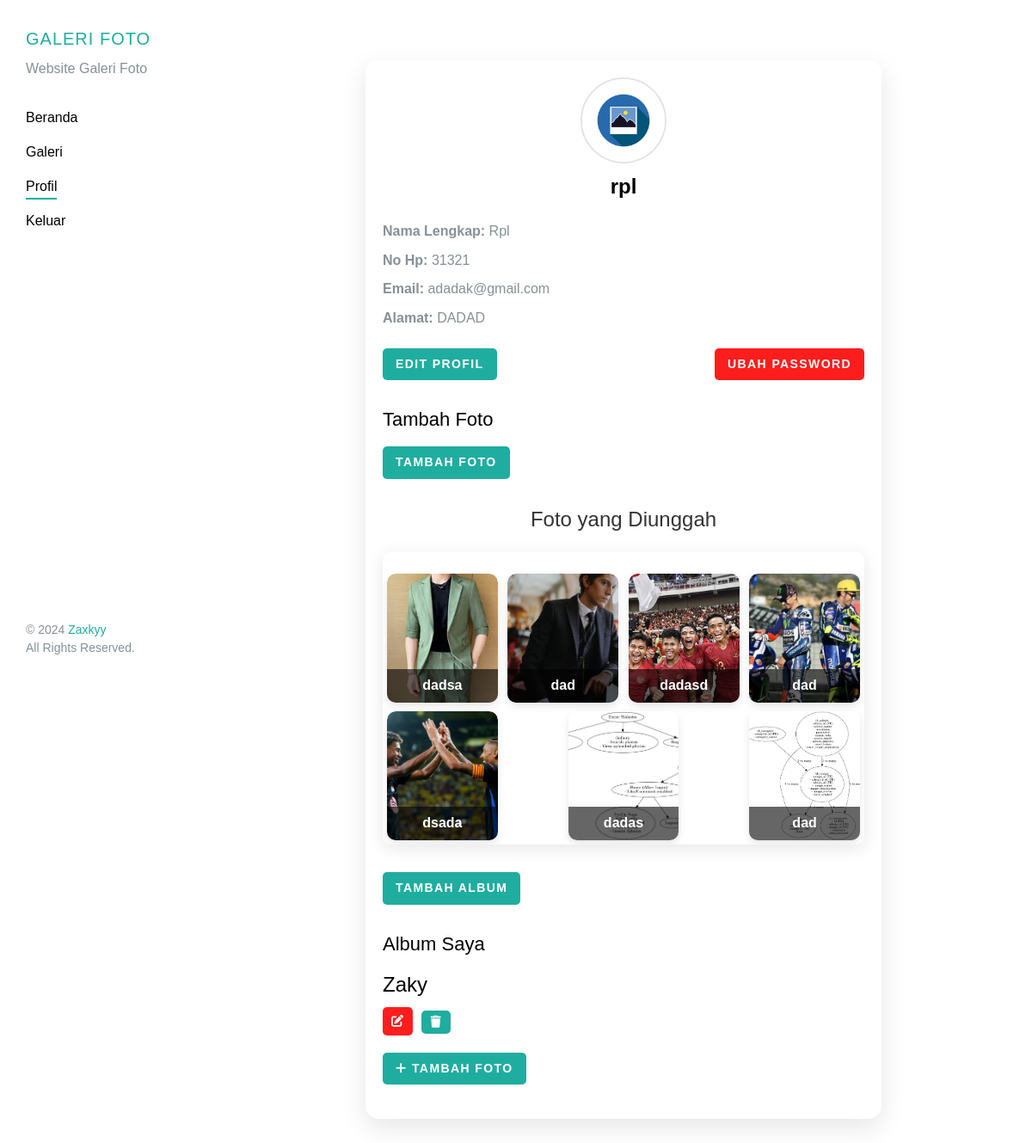
Page /profil.php (signed in) on the committed database.
### tables this page shows
CREATE TABLE `tb_image` (
  `image_id` int(11) NOT NULL,
  `category_id` int(11) NOT NULL,
  `category_name` varchar(100) NOT NULL,
  `admin_id` int(11) NOT NULL,
  `admin_name` varchar(100) NOT NULL,
  `image_name` varchar(100) NOT NULL,
  `image_description` text NOT NULL,
  `image` varchar(100) NOT NULL,
  `image_status` tinyint(1) NOT NULL,
  `date_created` timestamp NOT NULL DEFAULT current_timestamp() ON UPDATE current_timestamp()
);

CREATE TABLE `tb_album` (
  `album_id` int(11) NOT NULL,
  `album_name` varchar(255) NOT NULL,
  `admin_id` int(11) NOT NULL,
  `date_created` timestamp NOT NULL DEFAULT current_timestamp()
);

### profil.php (the view, shortened to what this page needs)
<?php
include 'includes/config.php';
$query = mysqli_query($conn, "SELECT * FROM tb_admin WHERE admin_id ='" . $_SESSION['id'] . "'");
$d = mysqli_fetch_object($query);
?>
<!DOCTYPE html>
<html lang="en">
<head>
    <link rel="stylesheet" href="https://cdnjs.cloudflare.com/ajax/libs/font-awesome/6.0.0-beta3/css/all.min.css">
    <link rel="stylesheet" href="https://cdnjs.cloudflare.com/ajax/libs/font-awesome/6.0.0-beta3/css/all.min.css">
    <link rel="stylesheet" href="css/bootstrap.min.css">
    <link rel="stylesheet" href="css/open-iconic-bootstrap.min.css">
    <link rel="stylesheet" href="css/owl.carousel.min.css">
    <link rel="stylesheet" href="css/owl.theme.default.min.css">
    <link rel="stylesheet" href="css/icomoon.css">
    <link rel="stylesheet" href="css/animate.css">
    <link rel="stylesheet" href="css/style.css">
</head>
<body>
    <aside class="probootstrap-aside js-probootstrap-aside">
        <div class="probootstrap-site-logo probootstrap-animate" data-animate-effect="fadeInLeft">
            <a href="#" class="mb-2 d-block probootstrap-logo">GALERI FOTO</a>
            <p class="mb-0">Website Galeri Foto </p>
        </div>
        <div class="probootstrap-overflow">
            <nav class="probootstrap-nav">
                <ul>
                    <li class="probootstrap-animate" data-animate-effect="fadeInLeft"><a href="dashboard.php">Beranda</a></li>
                    <li class="probootstrap-animate" data-animate-effect="fadeInLeft"><a href="galeri1.php">Galeri</a></li>
                    <li class="probootstrap-animate active" data-animate-effect="fadeInLeft"><a href="profil.php">Profil</a></li>
                    <li class="probootstrap-animate" data-animate-effect="fadeInLeft"><a href="keluar.php">Keluar</a></li>
                </ul>
            </nav>
            <footer class="probootstrap-aside-footer probootstrap-animate" data-animate-effect="fadeInLeft">
                <p>&copy; 2024 <a href="#">Zaxkyy</a><br> All Rights Reserved.</p>
            </footer>
        </div>
    </aside>
    <main role="main" class="probootstrap-main js-probootstrap-main">
        <div class="section">
            <div class="container">
                <div class="box">
                    <div class="profile-header">
                        <div class="profile-image">
                            <img src="./images/icons/logo.jpg" alt="Profile Image" class="rounded-circle profile-img">
                        </div>
                        <h4 class="username"><?php echo $d->username; ?></h4>
                    </div>
                    <div class="profile-info">
                        <p><strong>Nama Lengkap: </strong> <?php echo $d->admin_name; ?></p>
                        <p><strong>No Hp: </strong> <?php echo $d->admin_telp; ?></p>
                        <p><strong>Email: </strong> <?php echo $d->admin_email; ?></p>
                        <p><strong>Alamat: </strong> <?php echo $d->admin_address; ?></p>
                    </div>
                    <div class="profile-actions">
                        <a href="edit_profile.php" class="btn btn-primary">Edit Profil</a>
                        <a href="ubah_password.php" class="btn btn-secondary">Ubah Password</a>
                    </div>
                </div>
                <h3>Tambah Foto</h3>
                <button class="btn" onclick="openModal('addImageModal')">Tambah Foto</button>
                <h3 class="gallery-title">Foto yang Diunggah</h3>
                <div class="uploaded-images-wrapper">
                    <div class="uploaded-images">
                        <?php
                        $images = mysqli_query($conn, "SELECT * FROM tb_image WHERE admin_id = '{$_SESSION['a_global']->admin_id}' ORDER BY date_created DESC");
                        $total_images = mysqli_num_rows($images);
                        $images_per_slide_desktop = 8;
                        $current_image = 0;
                        if ($total_images > 0) {
                            while ($img = mysqli_fetch_array($images)) {
                                if ($current_image % $images_per_slide_desktop == 0) {
                                    echo '<div class="slide">';
                                    echo '<div class="image-row">';
                                }
                                echo '<div class="image-card">';
                                echo '<div class="image-title">' . $img['image_name'] . '</div>';
                                echo '</div>';
                                $current_image++;
                                if ($current_image % 4 == 0 && $current_image % $images_per_slide_desktop != 0) {
                                    echo '</div><div class="image-row">';
                                }
                                if ($current_image % $images_per_slide_desktop == 0 || $current_image == $total_images) {
                                    echo '</div></div>';
                                }
                            }
                        } else {
                            echo '<p class="no-images">Tidak ada foto yang diunggah.</p>';
                        }
                        ?>
                    </div>
                </div>
                <br>
                <div class="albums">
                    <button type="button" class="btn btn-primary" data-toggle="modal" data-target="#createAlbumModal">Tambah Album</button>
                    <h3>Album Saya</h3>
                    <?php
                    $albums = mysqli_query($conn, "SELECT * FROM tb_album WHERE admin_id = '{$_SESSION['a_global']->admin_id}'");
                    if (mysqli_num_rows($albums) > 0) {
                        while ($album = mysqli_fetch_array($albums)) {
                            echo '<div class="album" style="margin-bottom: 20px;">';
                            echo '<h4>' . $album['album_name'] . '</h4>';
                            echo '<div class="album-buttons" style="display: flex; justify-content: flex-start; gap: 10px; margin-bottom: 10px;">';
                            echo '<button class="btn btn-secondary" data-toggle="modal" data-target="#editAlbumModal" data-id="' . $album['album_id'] . '" data-name="' . $album['album_name'] . '" style="padding: 5px 10px;">
                <i class="fas fa-edit"></i>
              </button>';
                            echo '<form method="POST" style="display:inline;">
                <input type="hidden" name="album_id" value="' . $album['album_id'] . '">
                <button type="submit" name="delete_album" class="btn btn-danger" onclick="return confirm(\'Are you sure you want to delete this album?\');" style="padding: 5px 10px;">
                    <i class="fas fa-trash"></i>
                </button>
              </form>';
                            echo '</div>';
                            $album_id = $album['album_id'];
                            echo '<button type="button" class="btn btn-primary add-photo-button" data-toggle="modal" data-target="#addPhotoToAlbumModal" data-albumid="' . $album_id . '" style="margin-top: 10px;">
                <i class="fas fa-plus"></i> Tambah Foto
              </button>';
                            echo '</div>';
                        }
                    } else {
                        echo '<p class="no-albums">Belum ada album.</p>';
                    }
                    ?>
                </div>
            </div>
            <br>
    </main>
</body>
</html>

### css/style.css (style rules this page uses)
html { overflow-x: hidden; }
body { font-family: "Work Sans", sans-serif; line-height: 1.8; font-size: 18px; background: #fff; color: #859196; }
a { -webkit-transition: .3s all ease; -o-transition: .3s all ease; transition: .3s all ease; color: #1FAD9F; }
h1, h2, h3, h4, h5, .h1, .h2, .h3, .h4, .h5 { line-height: 1.45; font-weight: normal; color: #000; }
.probootstrap-aside { height: 100vh; width: 250px; position: fixed; top: 0; float: left; min-height: 500px; overflow-y: scroll; -webkit-transition: .3s all ease; -o-transition: .3s all ease; transition: .3s all ease; background: #fff; z-index: 10; font-size: 16px; line-height: 1.5; }
.probootstrap-aside .probootstrap-site-logo { padding: 30px 30px 30px 30px; position: relative; }
.probootstrap-aside .probootstrap-site-logo .probootstrap-logo { font-size: 20px; text-decoration: none; color: #000; color: #1FAD9F; text-transform: uppercase; letter-spacing: .05em; }
.probootstrap-aside .probootstrap-nav { padding-left: 30px; }
.probootstrap-aside .probootstrap-nav ul { padding: 0; margin: 0; }
.probootstrap-aside .probootstrap-nav ul li { padding: 0; margin: 0 0 10px 0; display: block; list-style: none; float: left; width: 100%; }
.probootstrap-aside .probootstrap-nav ul li a { color: #000; padding: 3px 0; display: block; float: left; position: relative; }
.probootstrap-aside .probootstrap-nav ul li a:after { content: ""; position: absolute; bottom: 0; width: 0; left: 0; height: 2px; background: #1FAD9F; -webkit-transition: .3s width ease-out; -o-transition: .3s width ease-out; transition: .3s width ease-out; }
.probootstrap-aside .probootstrap-nav ul li.active a:after { width: 100%; }
.probootstrap-aside .probootstrap-overflow { height: 500px; }
.probootstrap-aside .probootstrap-aside-footer { font-size: 14px; padding-left: 30px; position: absolute; bottom: 20px; }
.probootstrap-main { width: calc(100% - 250px); float: right; padding: 30px; position: relative; }
.probootstrap-main:before { background: rgba(0, 0, 0, 0.5); content: ''; position: absolute; top: 0; left: 0; right: 0; bottom: 0; z-index: 6; visibility: hidden; opacity: 0; -webkit-transition: .6s all ease; -o-transition: .6s all ease; transition: .6s all ease; }
.btn { border-radius: 4px; padding: 20px 30px; font-size: 14px; letter-spacing: .1em; text-transform: uppercase; font-weight: bold; cursor: pointer; }
.btn:before { display: none; }
.btn.btn-primary { background: #1FAD9F; border-color: #1FAD9F; color: #fff; }
.probootstrap-animate { opacity: 0; visibility: hidden; }

### rows in the picture
tb_image: image_name "dadsa"
tb_image: image_name "dad"
tb_image: image_name "dadasd"
tb_image: image_name "dad"
tb_image: image_name "dsada"
tb_image: image_name "dadas"
tb_image: image_name "dad"
tb_album: album_name "Zaky"

### other values in the picture
$d->username "rpl"
$d->admin_name "Rpl"
$d->admin_telp "31321"
$d->admin_email "adadak@gmail.com"
$d->admin_address "DADAD"
